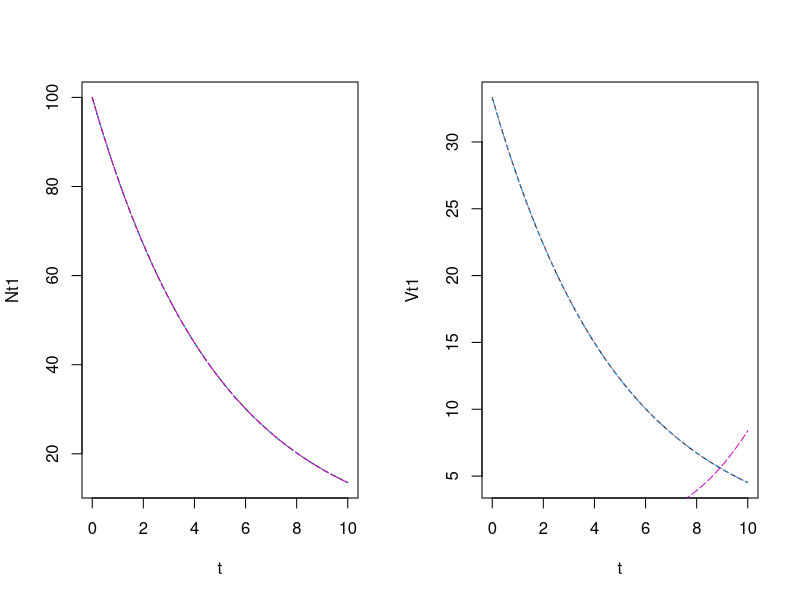
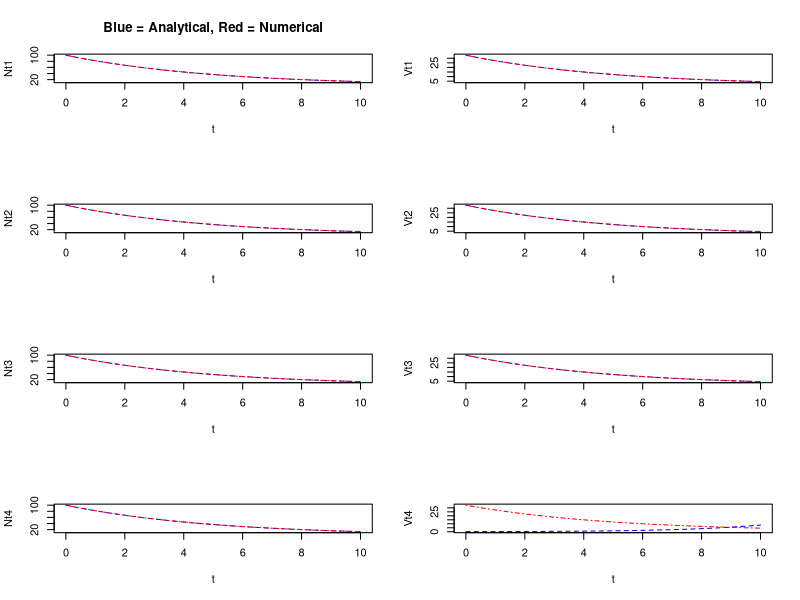

The R script that drew these images, in order:
# This is to check that my solutions to the ODEs for models 1,2,3 are correct
# 20 Oct 2011

# E(N(t)) is expected number of individuals left in the stream
# V(t) is the variance in the number left

# ODEs for dE(N)/dt and dV/dt:
# dE(N)/dt = f(E(N))
# dV/dt = -2f'(N)V + f(N)
# from Carl Boettiger

# model1 and my analytical solutions:
# dN/dt = -mN
# N(t) = N0*exp(-mt)
# dV/dt = 2mV(t) -mN(t)
# V(t) = exp(2mt) * (V0 + N0 * (exp(-3 * m * t) - 1) / 3)

# model2 and my analytical solutions:
# dN/dt = -mN + bFN
# N(t) = N0*exp(t(bF-m))
# dV/dt = -2(bF - m)V(t) - mN(t) + bfN(t)
# V(t) = exp(2t(m-bF)) * (V0 + N0(exp(3t(bf-m))-1)/3)

# model3 and my analytical solutions:
# dN/dt = -mN / (c + F)
# N(t) = N0*exp(-mt / (c + F))
# dV/dt = 2mV(t) / (c + F) - mN(t) / (c + F)
# V(t) = exp(2mt / (c + F)) * (V0 + N0 * (exp(-3*m*t/(c +F)) - 1)/3)

# model4, analytical solution for N, see odt file for analytical solution of V:
# dN/dt = -mN - aN^2
# N(t) = m / ((m/N0 + a) * exp(t * m) - a)
# dV/dt = (2*m + 4 * a * N) * V - m * N - 2 * a * N^2
# V(t) = (a * N0 - exp(t*m)*(a*N0 + m))^4 * exp(- 2 * t * m) * 
#	(k - m*N0 * (a^2*N0^2 - 5*a*N0*exp(t*m)*(a*N0 + m) + 10 * exp(2*t*m) * (a*N0 + m)^2) / 
#		30*(a*N0 + m)^2 * (exp(t*m)*(a*N0 + m) - a*N0)^5)



# initial number and parameters:
N0 = 100
V0 = N0/3 # not sure what V0 should be!
k = 100 #V0 + N0/3 # no idea what k from model4 should be
m = 0.2 # emigration rate
t = seq(0,10, by=0.1) # timesteps
f = 1 # food abundance, constant
b = 0 # all models should be identical to model1 when b=0, c=0, a=0
c = 0
a = 0

# analytical solutions for N(t) and V(t) for all models:
Nt1 = N0 * exp(-m * t)
Vt1 = exp(2*m*t) * (N0*exp(-3*m*t)/3 + (V0 - N0/3))
Nt2 = N0 * exp(t*(b*f - m))
Vt2 = exp(2*t*(m-b*f)) * (V0 + N0 * (exp(3 * t * (b*f - m)) - 1)/3)
Nt3 = N0 * exp(-m * t / (c + f))
Vt3 = exp(2 * m * t / (c + f)) * (V0 + N0 * (exp(-3*m*t/(c + f)) - 1)/3)
Nt4 = m / ((m/N0 + a) * exp(t * m) - a)
Vt4 = (a * N0 - exp(t*m)*(a*N0 + m))^4 * exp(- 2 * t * m) * 
	(k - m*N0 * (a^2*N0^2 - 5*a*N0*exp(t*m)*(a*N0 + m) + 10 * exp(2*t*m) * (a*N0 + m)^2) / 
		30*(a*N0 + m)^2 * (exp(t*m)*(a*N0 + m) - a*N0)^5)



# plot and compare all analytical results
par(mfrow=c(1,2))
plot(Nt1 ~ t, type='l', lty=2) # model1 = black
points(Nt2 ~ t, type='l', lty=3, col=2) # model2 = red
points(Nt3 ~ t, type='l', lty=4, col=4) # model3 = blue
points(Nt4 ~ t, type='l', lty=5, col=6) # model4 = purple


plot(Vt1 ~ t, type='l', lty=2) # model1 = black
points(Vt2 ~ t, type='l', lty=3, col=2) # model2 = red
points(Vt3 ~ t, type='l', lty=4, col=4) # model3 = blue
points(Vt4 ~ t, type='l', lty=5, col=6) # model4 = purple


# Numerically simulate ODEs to test analytical solutions:
require(deSolve)

parms = c(N0 = N0, V0 = V0, m = m, f=f, c=c, b=b)
start = c(N = N0, V = V0)

model1 = function(t, x, parms) {
	with( as.list( c(parms, x)), {
		dn.dt = -m*N					# dN/dt
		dv.dt = 2 * m * V - m * N		# dV/dt
		res = c(dn.dt, dv.dt)
		list(res)
	})
}
out.model1 = as.data.frame(lsoda(start, times=t, model1, parms))

model2 = function(t, x, parms) {
	with( as.list( c(parms, x)), {
		dn.dt = -m*N	+ b*f*N				# dN/dt
		dv.dt = -2*(b*f - m)*V - m*N + b*f*N		# dV/dt
		res = c(dn.dt, dv.dt)
		list(res)
	})
}
out.model2 = as.data.frame(lsoda(start, times=t, model2, parms))

model3 = function(t, x, parms) {
	with( as.list( c(parms, x)), {
		dn.dt = -m*N / (c + f)					# dN/dt
		dv.dt = 2*m*V / (c + f) - m*N / (c + f)	# dV/dt
		res = c(dn.dt, dv.dt)
		list(res)
	})
}
out.model3 = as.data.frame(lsoda(start, times=t, model3, parms))

model4 = function(t, x, parms) {
	with( as.list( c(parms, x)), {
		dn.dt = -m*N - a*N^2					# dN/dt
		dv.dt = (2 * m + 4 * a * N) * V - m*N - 2 * a * N^2# dV/dt
		res = c(dn.dt, dv.dt)
		list(res)
	})
}
out.model4 = as.data.frame(lsoda(start, times=t, model4, parms))



# graphically compare numerical and analytical results
par(mfrow=c(4,2))
plot(Nt1 ~ t, type='l', lty=2, col='blue', main='Blue = Analytical, Red = Numerical')
points(out.model1$N ~ t, type='l', lty=4, col='red')

plot(Vt1 ~ t, type='l', lty=2, col='blue')
points(out.model1$V ~ t, type='l', lty=4, col='red')

plot(Nt2 ~ t, type='l', lty=2, col='blue')
points(out.model2$N ~ t, type='l', lty=4, col='red')

plot(Vt2 ~ t, type='l', lty=2, col='blue')
points(out.model2$V ~ t, type='l', lty=4, col='red')

plot(Nt3 ~ t, type='l', lty=2, col='blue')
points(out.model3$N ~ t, type='l', lty=4, col='red')

plot(Vt3 ~ t, type='l', lty=2, col='blue')
points(out.model3$V ~ t, type='l', lty=4, col='red')

plot(Nt4 ~ t, type='l', lty=2, col='blue')
points(out.model4$N ~ t, type='l', lty=4, col='red')

plot(Vt4 ~ t, type='l', lty=2, col='blue', 
	ylim=c(min(c(Vt4,out.model4$V)), max(c(Vt4,out.model4$V))))
points(out.model4$V ~ t, type='l', lty=4, col='red')
